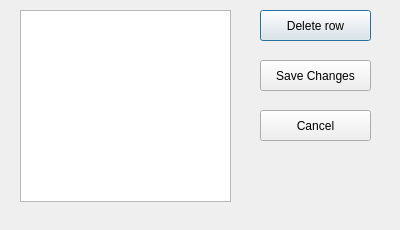
<?xml version="1.0" encoding="UTF-8"?>
<ui version="4.0">
 <class>Dialog_2D</class>
 <widget class="QDialog" name="Dialog_2D">
  <property name="windowModality">
   <enum>Qt::NonModal</enum>
  </property>
  <property name="enabled">
   <bool>true</bool>
  </property>
  <property name="geometry">
   <rect>
    <x>0</x>
    <y>0</y>
    <width>400</width>
    <height>230</height>
   </rect>
  </property>
  <property name="minimumSize">
   <size>
    <width>400</width>
    <height>220</height>
   </size>
  </property>
  <property name="sizeIncrement">
   <size>
    <width>0</width>
    <height>0</height>
   </size>
  </property>
  <property name="cursor">
   <cursorShape>ArrowCursor</cursorShape>
  </property>
  <property name="acceptDrops">
   <bool>false</bool>
  </property>
  <property name="windowTitle">
   <string>2D View of Grid Cell</string>
  </property>
  <property name="sizeGripEnabled">
   <bool>false</bool>
  </property>
  <property name="modal">
   <bool>false</bool>
  </property>
  <widget class="QTableWidget" name="tableWidget">
   <property name="geometry">
    <rect>
     <x>20</x>
     <y>10</y>
     <width>211</width>
     <height>192</height>
    </rect>
   </property>
   <property name="editTriggers">
    <set>QAbstractItemView::NoEditTriggers</set>
   </property>
   <property name="dragEnabled">
    <bool>true</bool>
   </property>
   <property name="dragDropMode">
    <enum>QAbstractItemView::DragOnly</enum>
   </property>
   <attribute name="horizontalHeaderDefaultSectionSize">
    <number>187</number>
   </attribute>
  </widget>
  <widget class="QPushButton" name="pushButton_del_row">
   <property name="geometry">
    <rect>
     <x>260</x>
     <y>10</y>
     <width>111</width>
     <height>31</height>
    </rect>
   </property>
   <property name="text">
    <string>Delete row</string>
   </property>
  </widget>
  <widget class="QPushButton" name="pushButton_save_changes">
   <property name="geometry">
    <rect>
     <x>260</x>
     <y>60</y>
     <width>111</width>
     <height>31</height>
    </rect>
   </property>
   <property name="text">
    <string>Save Changes</string>
   </property>
  </widget>
  <widget class="QPushButton" name="pushButton_cancel">
   <property name="geometry">
    <rect>
     <x>260</x>
     <y>110</y>
     <width>111</width>
     <height>31</height>
    </rect>
   </property>
   <property name="text">
    <string>Cancel</string>
   </property>
  </widget>
 </widget>
 <resources/>
 <connections>
  <connection>
   <sender>pushButton_cancel</sender>
   <signal>clicked()</signal>
   <receiver>Dialog_2D</receiver>
   <slot>close()</slot>
   <hints>
    <hint type="sourcelabel">
     <x>315</x>
     <y>125</y>
    </hint>
    <hint type="destinationlabel">
     <x>199</x>
     <y>114</y>
    </hint>
   </hints>
  </connection>
 </connections>
</ui>
